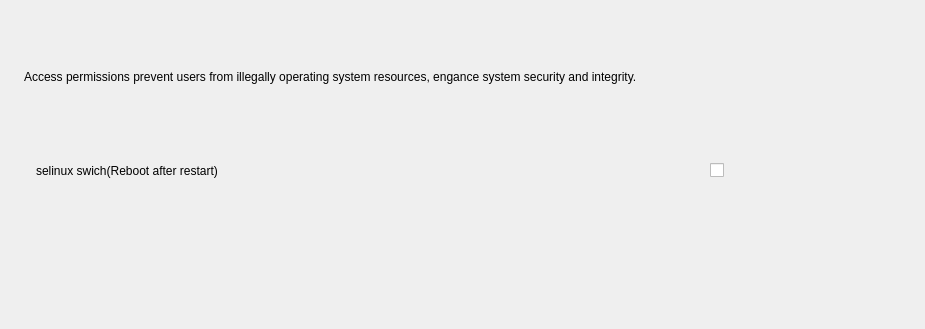
<?xml version="1.0" encoding="UTF-8"?>
<ui version="4.0">
 <class>AccessControlPage</class>
 <widget class="QWidget" name="AccessControlPage">
  <property name="geometry">
   <rect>
    <x>0</x>
    <y>0</y>
    <width>925</width>
    <height>329</height>
   </rect>
  </property>
  <property name="windowTitle">
   <string>Form</string>
  </property>
  <layout class="QVBoxLayout" name="verticalLayout">
   <property name="spacing">
    <number>10</number>
   </property>
   <property name="leftMargin">
    <number>24</number>
   </property>
   <property name="topMargin">
    <number>16</number>
   </property>
   <property name="rightMargin">
    <number>24</number>
   </property>
   <property name="bottomMargin">
    <number>4</number>
   </property>
   <item>
    <layout class="QHBoxLayout" name="horizontalLayout">
     <property name="rightMargin">
      <number>24</number>
     </property>
     <item>
      <widget class="QLabel" name="label">
       <property name="minimumSize">
        <size>
         <width>420</width>
         <height>0</height>
        </size>
       </property>
       <property name="text">
        <string>Access permissions prevent users from illegally operating system resources, engance system security and integrity.</string>
       </property>
      </widget>
     </item>
     <item>
      <spacer name="horizontalSpacer">
       <property name="orientation">
        <enum>Qt::Horizontal</enum>
       </property>
       <property name="sizeHint" stdset="0">
        <size>
         <width>40</width>
         <height>20</height>
        </size>
       </property>
      </spacer>
     </item>
    </layout>
   </item>
   <item>
    <widget class="QWidget" name="m_controlLine" native="true">
     <property name="sizePolicy">
      <sizepolicy hsizetype="Fixed" vsizetype="Fixed">
       <horstretch>0</horstretch>
       <verstretch>0</verstretch>
      </sizepolicy>
     </property>
     <property name="minimumSize">
      <size>
       <width>712</width>
       <height>48</height>
      </size>
     </property>
     <layout class="QHBoxLayout" name="horizontalLayout_3">
      <property name="spacing">
       <number>10</number>
      </property>
      <property name="leftMargin">
       <number>12</number>
      </property>
      <property name="topMargin">
       <number>0</number>
      </property>
      <property name="rightMargin">
       <number>12</number>
      </property>
      <property name="bottomMargin">
       <number>0</number>
      </property>
      <item>
       <widget class="QLabel" name="label_2">
        <property name="text">
         <string>selinux swich(Reboot after restart)</string>
        </property>
       </widget>
      </item>
      <item>
       <spacer name="spacer_2">
        <property name="orientation">
         <enum>Qt::Horizontal</enum>
        </property>
        <property name="sizeHint" stdset="0">
         <size>
          <width>40</width>
          <height>20</height>
         </size>
        </property>
       </spacer>
      </item>
      <item>
       <widget class="QCheckBox" name="m_swich">
        <property name="text">
         <string/>
        </property>
       </widget>
      </item>
     </layout>
    </widget>
   </item>
   <item>
    <widget class="KS::ToolBox::AccessControlTable" name="m_table" native="true"/>
   </item>
  </layout>
 </widget>
 <customwidgets>
  <customwidget>
   <class>KS::ToolBox::AccessControlTable</class>
   <extends>QWidget</extends>
   <header>plugins/ui/tool-box/access-control/access-control-table.h</header>
   <container>1</container>
  </customwidget>
 </customwidgets>
 <resources/>
 <connections/>
</ui>
